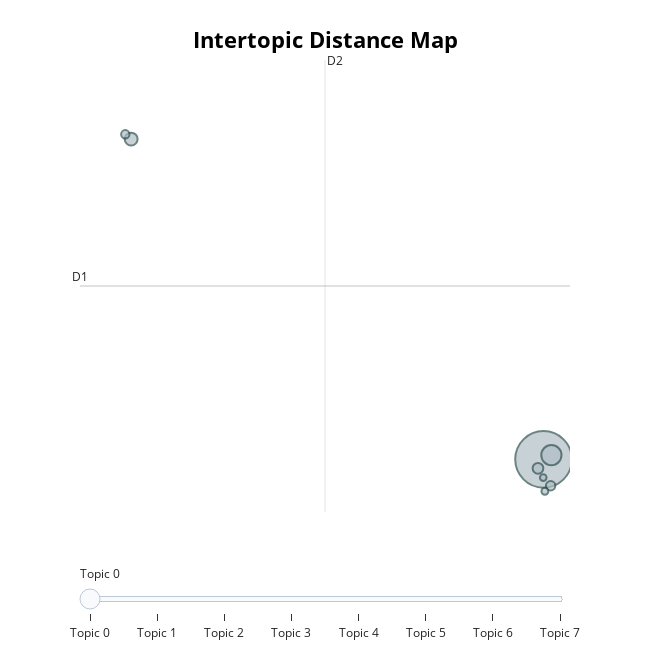

Notebook code cell kept with this figure:
### Code cell
from bertopic import BERTopic


# # Fit BERTopic model using precomputed embeddings
# topic_model = BERTopic(verbose=False)
# topics, probabilities = topic_model.fit_transform(documents, embeddings=embeddings)

# 3) Re‑fit BERTopic
topic_model = BERTopic(vectorizer_model=vectorizer_model, verbose=False)
topics, probs = topic_model.fit_transform(documents, embeddings=embeddings)

# 4) Inspect cleaner topics
for tid in sorted(set(topics) - {-1}):
    words = [w for w, _ in topic_model.get_topic(tid)[:5]]
    print(f"Topic {tid}: {', '.join(words)}")

# Get a summary of the discovered topics
topics_info = topic_model.get_topic_info()
# Filter out the outlier topic (if any, labeled -1 by BERTopic for documents that don't fit well)
topics_info = topics_info[topics_info.Topic != -1].reset_index(drop=True)
print(f"BERTopic discovered {topics_info.shape[0]} topics (excluding outliers).")
print(topics_info[['Topic', 'Count', 'Name']].head())

# Display top words for each topic
for topic_id in sorted(topics_info['Topic']):
    words_weights = topic_model.get_topic(topic_id)  # list of (word, c-TF-IDF score)
    top_words = [word for word, _ in words_weights[:5]]
    print(f"Topic {topic_id}: {', '.join(top_words)}")

# Generate an interactive visualization of the topics

n_topics = topics_info.shape[0]
fig = topic_model.visualize_topics(top_n_topics=n_topics-1)
fig.show()

### Figure 1 — Plotly figure (JSON) as saved in the notebook; plotly's stock layout.template omitted (floating-point values rounded to 4 significant figures)
{"data": [{"customdata": [[0, "like | school | time | college | feel", 867], [1, "anxiety | social | social anxiety | people | class", 111], [2, "dorm | room | roommate | living | roommates", 45], [3, "class | professor | know | phone | said", 31], [4, "fuck | like | student | lab | people", 24], [5, "dog | home | care | get | would", 19], [6, "students | universities | people | rights | university", 13], [7, "awkward | something | friend | student | one", 12]], "hovertemplate": "<b>Topic %{customdata[0]}</b><br>%{customdata[1]}<br>Size: %{customdata[2]}", "legendgroup": "", "marker": {"color": "#B0BEC5", "line": {"color": "DarkSlateGrey", "width": 2}, "size": [867, 111, 45, 31, 24, 19, 13, 12], "sizemode": "area", "sizeref": 0.5419, "symbol": "circle"}, "mode": "markers", "name": "", "orientation": "v", "showlegend": false, "type": "scatter", "x": [6.716, 7.171, -17.12, 6.396, 7.128, -17.46, 6.796, 6.701], "xaxis": "x", "y": [12.03, 12.33, 34.66, 11.4, 10.16, 35.0, 9.78, 10.74], "yaxis": "y"}], "layout": {"annotations": [{"showarrow": false, "text": "D1", "x": -20.07, "y": 24.28, "yshift": 10}, {"showarrow": false, "text": "D2", "x": -5.914, "xshift": 10, "y": 40.25}], "height": 650, "hoverlabel": {"bgcolor": "white", "font": {"family": "Rockwell", "size": 16}}, "legend": {"itemsizing": "constant", "tracegroupgap": 0}, "margin": {"t": 60}, "shapes": [{"line": {"color": "#CFD8DC", "width": 2}, "type": "line", "x0": -5.914, "x1": -5.914, "y0": 8.313, "y1": 40.25}, {"line": {"color": "#9E9E9E", "width": 2}, "type": "line", "x0": -20.07, "x1": 8.247, "y0": 24.28, "y1": 24.28}], "sliders": [{"active": 0, "pad": {"t": 50}, "steps": [{"args": [{"marker.color": [["red", "#B0BEC5", "#B0BEC5", "#B0BEC5", "#B0BEC5", "#B0BEC5", "#B0BEC5", "#B0BEC5"]]}], "label": "Topic 0", "method": "update"}, {"args": [{"marker.color": [["#B0BEC5", "red", "#B0BEC5", "#B0BEC5", "#B0BEC5", "#B0BEC5", "#B0BEC5", "#B0BEC5"]]}], "label": "Topic 1", "method": "update"}, {"args": [{"marker.color": [["#B0BEC5", "#B0BEC5", "red", "#B0BEC5", "#B0BEC5", "#B0BEC5", "#B0BEC5", "#B0BEC5"]]}], "label": "Topic 2", "method": "update"}, {"args": [{"marker.color": [["#B0BEC5", "#B0BEC5", "#B0BEC5", "red", "#B0BEC5", "#B0BEC5", "#B0BEC5", "#B0BEC5"]]}], "label": "Topic 3", "method": "update"}, {"args": [{"marker.color": [["#B0BEC5", "#B0BEC5", "#B0BEC5", "#B0BEC5", "red", "#B0BEC5", "#B0BEC5", "#B0BEC5"]]}], "label": "Topic 4", "method": "update"}, {"args": [{"marker.color": [["#B0BEC5", "#B0BEC5", "#B0BEC5", "#B0BEC5", "#B0BEC5", "red", "#B0BEC5", "#B0BEC5"]]}], "label": "Topic 5", "method": "update"}, {"args": [{"marker.color": [["#B0BEC5", "#B0BEC5", "#B0BEC5", "#B0BEC5", "#B0BEC5", "#B0BEC5", "red", "#B0BEC5"]]}], "label": "Topic 6", "method": "update"}, {"args": [{"marker.color": [["#B0BEC5", "#B0BEC5", "#B0BEC5", "#B0BEC5", "#B0BEC5", "#B0BEC5", "#B0BEC5", "red"]]}], "label": "Topic 7", "method": "update"}]}], "title": {"font": {"color": "Black", "size": 22}, "text": "<b>Intertopic Distance Map</b>", "x": 0.5, "xanchor": "center", "y": 0.95, "yanchor": "top"}, "width": 650, "xaxis": {"anchor": "y", "domain": [0, 1], "range": [-20.07, 8.247], "title": {"text": ""}, "visible": false}, "yaxis": {"anchor": "x", "domain": [0, 1], "range": [8.313, 40.25], "title": {"text": ""}, "visible": false}}}
